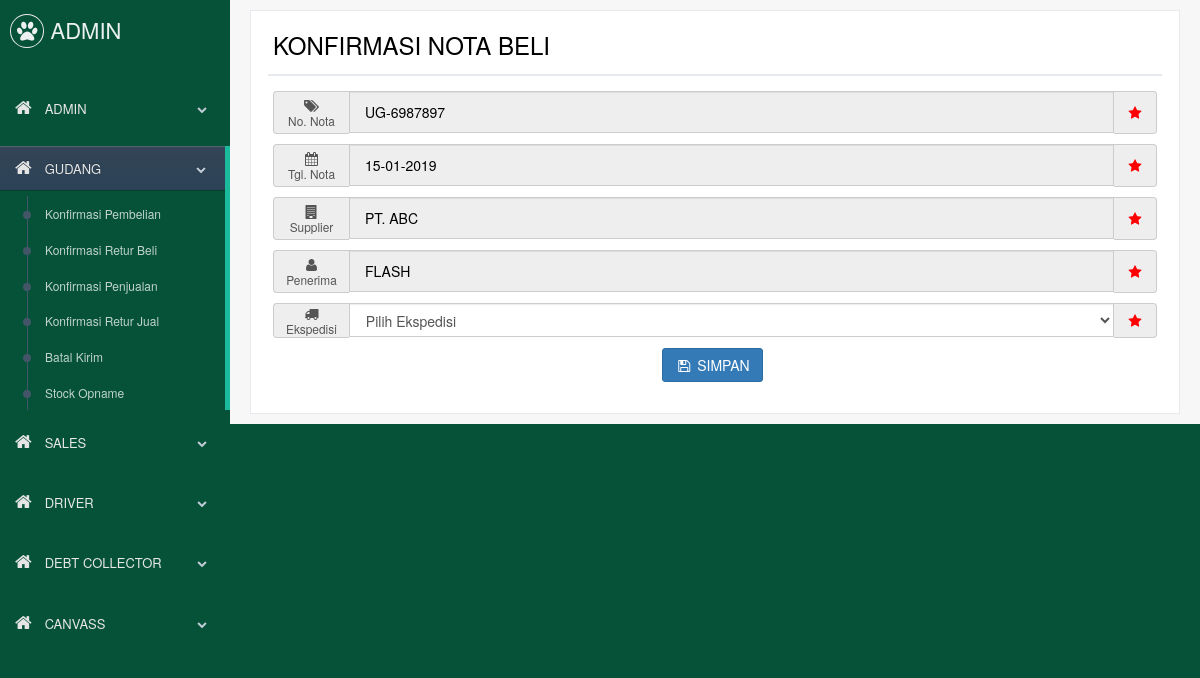
The app's page /mobile/index.php?page=gudang&mode=konfirm_beli_2&id=77 (signed in) with its own data.
### tables this page shows
CREATE TABLE `beli` (
  `id_beli` int(11) NOT NULL,
  `no_nota_beli` varchar(15) NOT NULL,
  `tanggal` date NOT NULL,
  `id_supplier` int(11) NOT NULL,
  `id_ekspedisi` int(11) DEFAULT NULL,
  `id_karyawan` int(11) DEFAULT NULL,
  `berat_ekspedisi` int(11) DEFAULT NULL,
  `volume_ekspedisi` int(11) DEFAULT NULL,
  `tarif_ekspedisi` int(11) DEFAULT NULL,
  `keterangan` varchar(100) DEFAULT NULL,
  `status_konfirm` tinyint(1) NOT NULL,
  `diskon_all_persen` double DEFAULT NULL,
  `ppn_all_persen` double DEFAULT NULL
);

CREATE TABLE `supplier` (
  `id_supplier` int(11) NOT NULL,
  `nama_supplier` varchar(50) NOT NULL,
  `alamat` varchar(200) NOT NULL,
  `id_negara` int(11) NOT NULL,
  `id_prov` int(11) NOT NULL,
  `id_kab` int(11) NOT NULL,
  `id_kec` int(11) DEFAULT NULL,
  `id_kel` int(11) DEFAULT NULL,
  `kode_pos` varchar(7) DEFAULT NULL,
  `telepon_supplier` varchar(20) NOT NULL,
  `kontakperson` varchar(50) DEFAULT NULL,
  `telepon_kontak` varchar(20) DEFAULT NULL,
  `status` tinyint(1) NOT NULL DEFAULT '0'
);

### mobile/assets/page/gudang/konfirm_beli_2.php (the view, shortened to what this page needs)
<?php
$brg=mysqli_query($con, "SELECT
	beli.no_nota_beli
	, beli.tanggal
	, beli.id_karyawan
    , supplier.nama_supplier
    , ekspedisi.id_ekspedisi
    , users.user
FROM
    beli
    LEFT JOIN supplier
        ON (beli.id_supplier = supplier.id_supplier)
    LEFT JOIN ekspedisi
        ON (beli.id_ekspedisi = ekspedisi.id_ekspedisi)
    LEFT JOIN users
        ON (beli.id_karyawan = users.id_karyawan)
    LEFT JOIN beli_detail
        ON (beli_detail.id_beli = beli.id_beli) WHERE beli.id_beli=$id");
$row=mysqli_fetch_array($brg);
if ($row['user']==null){
	$user=$_SESSION['user'];
} else {
	$user=$row['user'];
	$id_user=$row['id_karyawan'];
}
?>
<div class="right_col loading" role="main">
	<div class="">
		<div class="row">
			<div class="col-md-12 col-sm-12 col-xs-12">
				<div class="x_panel">
					<div class="x_title">
						<h3>KONFIRMASI NOTA BELI</h3>
					</div>
					<div class="x_content">
						<form action="" method="post">
						<div class="input-group">
							<span class="input-group-addon"><i class="fa fa-tags fa-fw" style="width: 51px;"></i><br><small>No. Nota</small></span>
							<input class="form-control" id="no_nota_beli" type="text" name="no_nota_beli" style="padding: 20px 15px;" placeholder="No Nota Beli" value="<?php echo $row['no_nota_beli'] ?>" maxlength="50" readonly>
							<span class="input-group-addon"><i class="fa fa-star fa-fw" style="color:red"></i></span>
						</div>
						<div class="input-group">
							<span class="input-group-addon"><i class="fa fa-calendar fa-fw" style="width: 51px;"></i><br><small>Tgl. Nota</small></span>
							<input class="form-control" id="tanggal" name="tanggal" placeholder="Tanggal Nota Beli" style="padding: 20px 15px;" value="<?php echo date("d-m-Y",strtotime($row['tanggal'])) ?>" maxlength="50" readonly>
							<span class="input-group-addon"><i class="fa fa-star fa-fw" style="color:red"></i></span>
						</div>
						<div class="input-group">
							<span class="input-group-addon"><i class="fa fa-building fa-fw" style="width: 51px;"></i><br><small>Supplier</small></span>
							<input class="form-control" id="supplier" type="text" name="supplier" placeholder="Supplier" style="padding: 20px 15px;" value="<?php echo $row['nama_supplier'] ?>" maxlength="50" readonly>
							<span class="input-group-addon"><i class="fa fa-star fa-fw" style="color:red"></i></span>
						</div>
						<div class="input-group">
							<span class="input-group-addon"><i class="fa fa-user fa-fw" style="width: 51px;"></i><br><small>Penerima</small></span>
							<input class="form-control" id="penerima" style="padding: 20px 15px;" type="text" name="penerima" placeholder="Penerima Barang" value="<?php echo $user ?>" maxlength="50" readonly>
							<span class="input-group-addon"><i class="fa fa-star fa-fw" style="color:red"></i></span>
						</div>
						<div class="input-group">
							<span class="input-group-addon" style="padding: 2px 12px;"><i class="fa fa-truck fa-fw"></i><br><small>Ekspedisi</small></span>
							<select class="select2 form-control" id="select_ekspedisi" name="id_ekspedisi" required>
								<option value="" disabled selected>Pilih Ekspedisi</option>
							</select>
							<span class="input-group-addon"><i class="fa fa-star fa-fw" style="color:red"></i></span>
						</div>
						<p align="center"><button type="submit" class="btn btn-primary"><i class="fa fa-save fa-fw"></i> SIMPAN</button></p>
						</form>
					</div>
				</div>
			</div>
			</div>
		</div>
	</div>
</div>

### mobile/css/shop.css (style rules this page uses)
.form-control[disabled], .form-control[readonly], fieldset[disabled] .form-control { color: #000; }
input[readonly].form-control { color: #000; }

### records on screen
beli: no_nota_beli "UG-6987897", tanggal "15-01-2019", supplier "PT. ABC"
